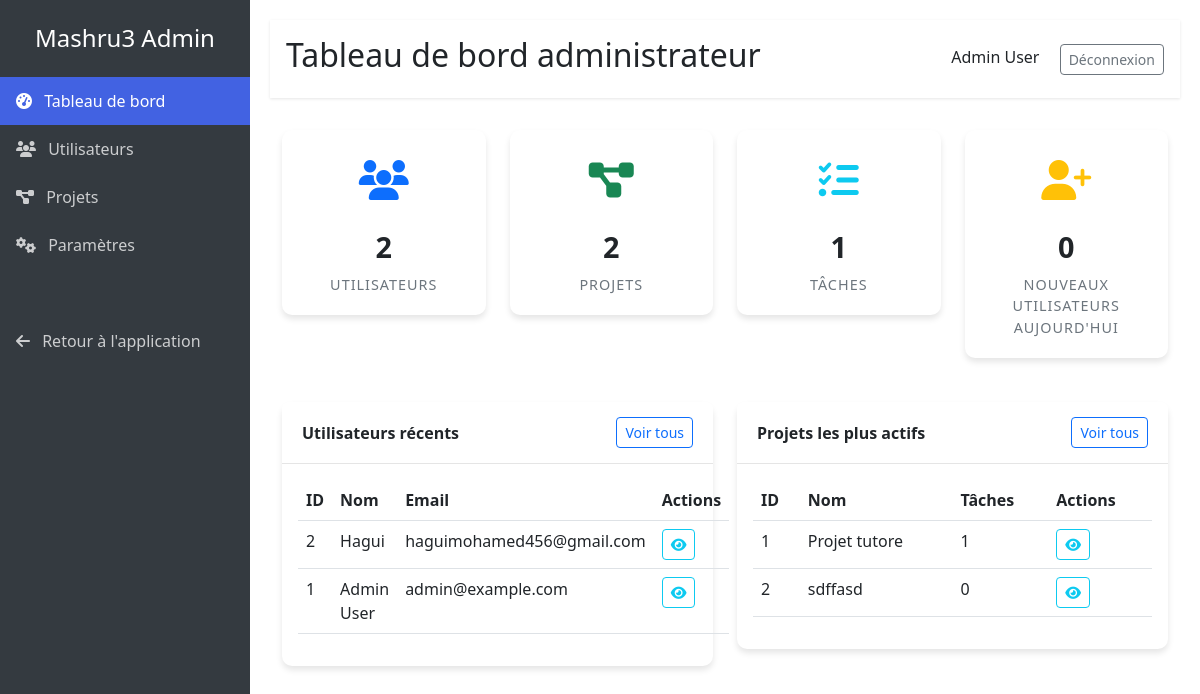
Page /admin (signed in) on the earlier database version.
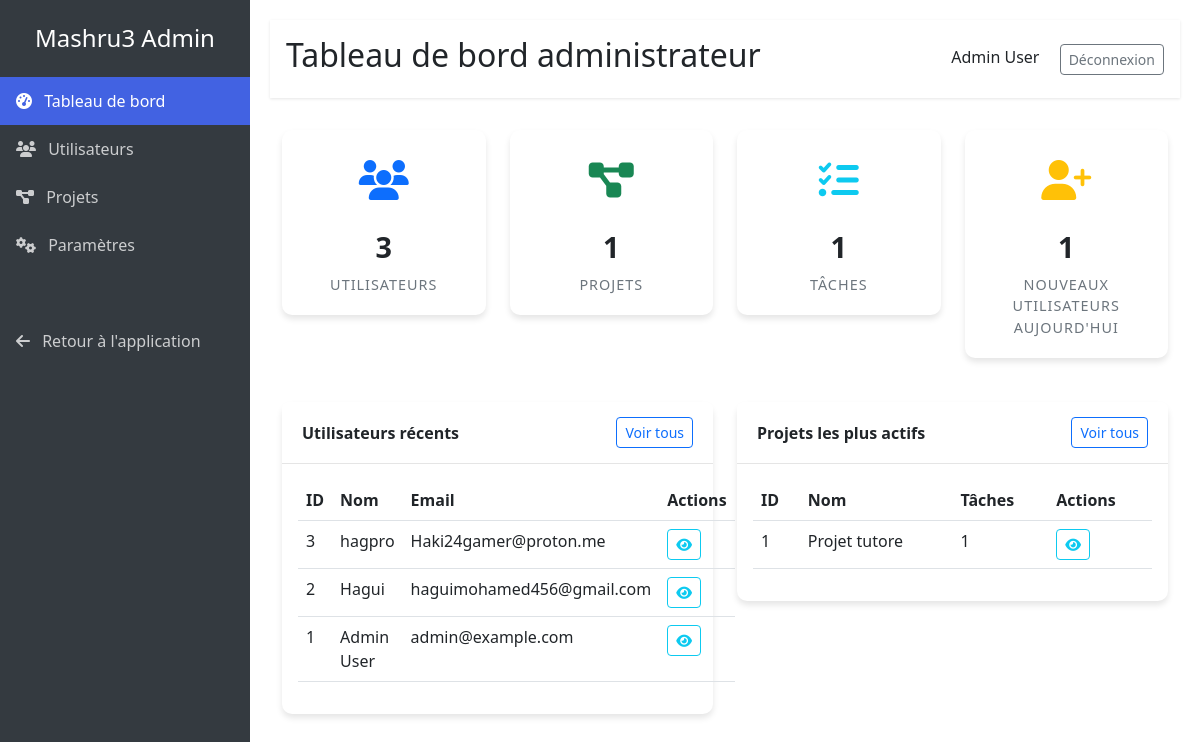
Same page on the later database version.
### app.py (models this page shows)
class User(db.Model):
    user_id = db.Column(db.Integer, primary_key=True)
    name = db.Column(db.String(255), nullable=False)
    image = db.Column(db.String(255))
    password = db.Column(db.String(255), nullable=False)
    email = db.Column(db.String(255), unique=True, nullable=False)
    is_admin = db.Column(db.Boolean, default=False)
    created_at = db.Column(db.DATE, server_default=db.func.current_date())  # Add created_at field

class Project(db.Model):
    project_id = db.Column(db.Integer, primary_key=True)
    name = db.Column(db.String(255), nullable=False)
    description = db.Column(db.Text)
    image = db.Column(db.String(255))
    start_date = db.Column(db.DATE, nullable=True)
    end_date = db.Column(db.DATE, nullable=True)
    finished_date = db.Column(db.DATE, nullable=True)
    created_at = db.Column(db.DATE, server_default=db.func.current_date())

### app.py (the view)
@app.route('/admin')
def admin_dashboard():
    if 'user_id' not in session:
        return redirect(url_for('connexion'))
    user = db.session.get(User, session['user_id'])
    if not user or not user.is_admin:
        return redirect(url_for('dashboard'))
    total_users = User.query.count()
    total_projects = Project.query.count()
    total_tasks = Task.query.count()
    try:
        new_users_today = User.query.filter(User.created_at >= date.today()).count()
    except:
        new_users_today = 0  # Fallback if created_at isn't available on some users
    recent_users = User.query.order_by(User.user_id.desc()).limit(5).all()
    project_stats = db.session.query(
        Project.project_id,
        Project.name,
        db.func.count(Task.task_id).label('task_count')
    ).join(Task, Task.project_id == Project.project_id, isouter=True).group_by(
        Project.project_id, Project.name
    ).order_by(db.desc('task_count')).limit(5).all()
    return render_template(
        'admin/dashboard.html',
        total_users=total_users,
        total_projects=total_projects,
        total_tasks=total_tasks,
        new_users_today=new_users_today,
        recent_users=recent_users,
        project_stats=project_stats
    )

### app.py (called while the page is built)
@app.context_processor
def inject_quote():
    return {'quote': random.choice(COLLABORATION_QUOTES) if 'COLLABORATION_QUOTES' in globals() else None}

@app.context_processor
def inject_user_data():
    if 'user_id' in session:
        user = db.session.get(User, session['user_id'])
        if user:
            return {
                'user_first_name': user.name,
                'user_image': user.image,
                'is_admin': user.is_admin  # Add admin status here
            }
    return {'user_first_name': None, 'user_image': None, 'is_admin': False}

@app.context_processor
def inject_notifications_data():
    if 'user_id' in session:
        unread_count = Notification.query.filter_by(
            recipient_id=session['user_id'],
            is_read=False
        ).count()
        return {'notification_count': unread_count}
    return {'notification_count': 0}

### templates/admin/dashboard.html (shortened to what this page needs)
{% extends 'admin/base.html' %}
{% block page_title %}Tableau de bord administrateur{% endblock %}
{% block content %}
<div class="container-fluid">
    <div class="row mb-4">
        <div class="col-md-3">
            <div class="stat-card text-center">
                <div class="stat-icon text-primary">
                    <i class="fas fa-users"></i>
                </div>
                <div class="stat-number">{{ total_users }}</div>
                <div class="stat-title">Utilisateurs</div>
            </div>
        </div>
        <div class="col-md-3">
            <div class="stat-card text-center">
                <div class="stat-icon text-success">
                    <i class="fas fa-project-diagram"></i>
                </div>
                <div class="stat-number">{{ total_projects }}</div>
                <div class="stat-title">Projets</div>
            </div>
        </div>
        <div class="col-md-3">
            <div class="stat-card text-center">
                <div class="stat-icon text-info">
                    <i class="fas fa-tasks"></i>
                </div>
                <div class="stat-number">{{ total_tasks }}</div>
                <div class="stat-title">Tâches</div>
            </div>
        </div>
        <div class="col-md-3">
            <div class="stat-card text-center">
                <div class="stat-icon text-warning">
                    <i class="fas fa-user-plus"></i>
                </div>
                <div class="stat-number">{{ new_users_today }}</div>
                <div class="stat-title">Nouveaux utilisateurs aujourd'hui</div>
            </div>
        </div>
    </div>
    <div class="row">
        <div class="col-md-6">
            <div class="card">
                <div class="card-header d-flex justify-content-between align-items-center">
                    <span>Utilisateurs récents</span>
                    <a href="{{ url_for('admin_users') }}" class="btn btn-sm btn-outline-primary">Voir tous</a>
                </div>
                <div class="card-body">
                    <table class="table table-hover">
                        <thead>
                            <tr>
                                <th>ID</th>
                                <th>Nom</th>
                                <th>Email</th>
                                <th>Actions</th>
                            </tr>
                        </thead>
                        <tbody>
                            {% for user in recent_users %}
                            <tr>
                                <td>{{ user.user_id }}</td>
                                <td>{{ user.name }}</td>
                                <td>{{ user.email }}</td>
                                <td>
                                    <a href="{{ url_for('admin_user_details', user_id=user.user_id) }}" class="btn btn-sm btn-outline-info">
                                        <i class="fas fa-eye"></i>
                                    </a>
                                </td>
                            </tr>
                            {% else %}
                            <tr>
                                <td colspan="4" class="text-center">Aucun utilisateur trouvé</td>
                            </tr>
                            {% endfor %}
                        </tbody>
                    </table>
                </div>
            </div>
        </div>
        <div class="col-md-6">
            <div class="card">
                <div class="card-header d-flex justify-content-between align-items-center">
                    <span>Projets les plus actifs</span>
                    <a href="{{ url_for('admin_projects') }}" class="btn btn-sm btn-outline-primary">Voir tous</a>
                </div>
                <div class="card-body">
                    <table class="table table-hover">
                        <thead>
                            <tr>
                                <th>ID</th>
                                <th>Nom</th>
                                <th>Tâches</th>
                                <th>Actions</th>
                            </tr>
                        </thead>
                        <tbody>
                            {% for project in project_stats %}
                            <tr>
                                <td>{{ project.project_id }}</td>
                                <td>{{ project.name }}</td>
                                <td>{{ project.task_count }}</td>
                                <td>
                                    <a href="{{ url_for('admin_project_details', project_id=project.project_id) }}" class="btn btn-sm btn-outline-info">
                                        <i class="fas fa-eye"></i>
                                    </a>
                                </td>
                            </tr>
                            {% else %}
                            <tr>
                                <td colspan="4" class="text-center">Aucun projet trouvé</td>
                            </tr>
                            {% endfor %}
                        </tbody>
                    </table>
                </div>
            </div>
        </div>
    </div>
</div>
{% endblock %}

### templates/admin/base.html (shortened to what this page needs)
<!DOCTYPE html>
<html lang="fr">
<head>
    <link href="https://cdn.jsdelivr.net/npm/bootstrap@5.2.3/dist/css/bootstrap.min.css" rel="stylesheet">
    <link rel="stylesheet" href="https://cdnjs.cloudflare.com/ajax/libs/font-awesome/6.4.0/css/all.min.css">
</head>
<body>
    <div class="sidebar">
        <div class="d-flex align-items-center justify-content-center py-4">
            <h4 class="m-0">Mashru3 Admin</h4>
        </div>
        <ul class="nav flex-column">
            <li class="nav-item">
                <a href="{{ url_for('admin_dashboard') }}" class="nav-link {% if request.path == url_for('admin_dashboard') %}active{% endif %}">
                    <i class="fas fa-tachometer-alt me-2"></i> Tableau de bord
                </a>
            </li>
            <li class="nav-item">
                <a href="{{ url_for('admin_users') }}" class="nav-link {% if request.path == url_for('admin_users') %}active{% endif %}">
                    <i class="fas fa-users me-2"></i> Utilisateurs
                </a>
            </li>
            <li class="nav-item">
                <a href="{{ url_for('admin_projects') }}" class="nav-link {% if request.path == url_for('admin_projects') %}active{% endif %}">
                    <i class="fas fa-project-diagram me-2"></i> Projets
                </a>
            </li>
            <li class="nav-item">
                <a href="{{ url_for('admin_settings') }}" class="nav-link {% if request.path == url_for('admin_settings') %}active{% endif %}">
                    <i class="fas fa-cogs me-2"></i> Paramètres
                </a>
            </li>
            <li class="nav-item mt-5">
                <a href="{{ url_for('dashboard') }}" class="nav-link">
                    <i class="fas fa-arrow-left me-2"></i> Retour à l'application
                </a>
            </li>
        </ul>
    </div>
    <div class="main-content">
        <div class="header">
            <div class="d-flex justify-content-between align-items-center">
                <h2>{% block page_title %}Administration{% endblock %}</h2>
                <div>
                    <span class="me-3">{{ user_first_name }}</span>
                    <form action="{{ url_for('deconnexion') }}" method="POST" style="display: inline;">
                        <button type="submit" class="btn btn-outline-secondary btn-sm">Déconnexion</button>
                    </form>
                </div>
            </div>
        </div>
        <div class="content">
            {% block content %}{% endblock %}
        </div>
    </div>
</body>
</html>

### templates/admin/base.html (style rules this page uses)
:root { --primary: #4262e2; --secondary: #6c757d; --success: #28a745; --danger: #dc3545; --warning: #ffc107; --info: #17a2b8; --light: #f8f9fa; --dark: #343a40; --sidebar-width: 250px; }
body { min-height: 100vh; display: flex; }
.sidebar { width: var(--sidebar-width); background-color: var(--dark); color: white; min-height: 100vh; position: fixed; top: 0; left: 0; z-index: 1000; }
.sidebar .nav-link { color: rgba(255, 255, 255, 0.75); padding: 0.75rem 1rem; transition: all 0.2s ease; }
.sidebar .nav-link.active { color: white; background-color: var(--primary); }
.main-content { width: calc(100% - var(--sidebar-width)); margin-left: var(--sidebar-width); padding: 20px; }
.header { background-color: white; box-shadow: 0 1px 3px rgba(0,0,0,0.1); padding: 1rem; margin-bottom: 2rem; }
.card { border: none; border-radius: 10px; box-shadow: 0 4px 6px rgba(0, 0, 0, 0.1); margin-bottom: 20px; }
.card-header { background-color: white; border-bottom: 1px solid rgba(0,0,0,0.1); font-weight: bold; padding: 15px 20px; }
.stat-card { background-color: white; border-radius: 10px; box-shadow: 0 4px 6px rgba(0,0,0,0.1); padding: 20px; margin-bottom: 20px; transition: transform 0.2s ease; }
.stat-icon { font-size: 2.5rem; margin-bottom: 15px; }
.stat-number { font-size: 1.8rem; font-weight: bold; margin-bottom: 5px; }
.stat-title { color: var(--secondary); font-size: 0.9rem; text-transform: uppercase; letter-spacing: 1px; }

Differences in the rows shown:
removed Project: project_id "2", name "sdffasd", task_count "0"
added User: user_id "3", name "hagpro", email "Haki24gamer@proton.me"
Other differences:
{{ total_users }}: "2" → "3"
{{ total_projects }}: "2" → "1"
{{ new_users_today }}: "0" → "1"
